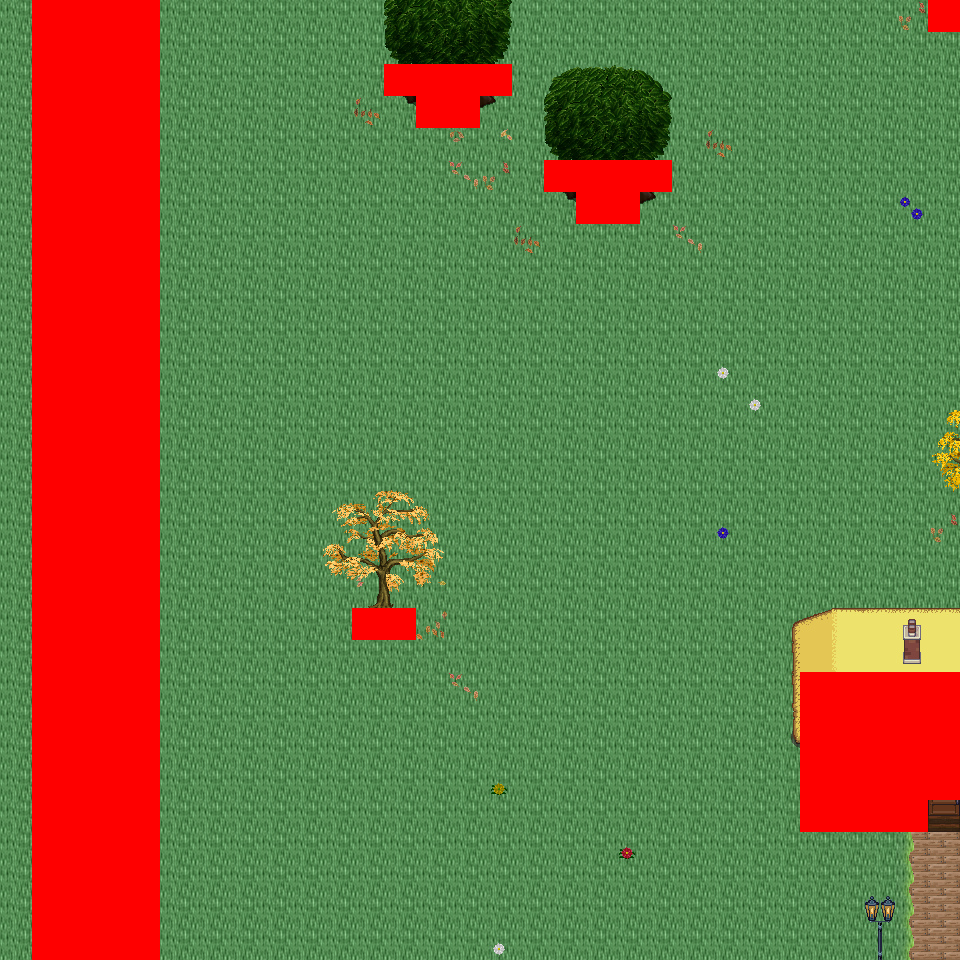

Tiled map render using the project's own tile images. Description and the map definition, with tile-layer contents summarised, below:
An orthogonal 30x30 tile map with 32x32 px tiles, 6 tile layers (Ground, Object, Object2, Above, ...), 42 tilesets and 7 objects (7x mapExit).

<map version="1.0" orientation="orthogonal" renderorder="right-down" width="30" height="30" tilewidth="32" tileheight="32" nextobjectid="8">
  <tileset firstgid="1" name="tileset_logic_collision" tilewidth="32" tileheight="32" tilecount="1" columns="1">
    <image source="../drawable/tileset_logic_collision.png" width="32" height="32" />
  </tileset>
  <tileset firstgid="2" name="tileset_ground_ground" tilewidth="32" tileheight="32" tilecount="33" columns="3">
    <image source="../drawable/tileset_ground_ground.png" width="96" height="352" />
  </tileset>
  <tileset firstgid="35" name="tileset_building_castle" tilewidth="32" tileheight="32" tilecount="320" columns="20">
    <image source="../drawable/tileset_building_castle.png" width="640" height="512" />
  </tileset>
  <tileset firstgid="355" name="tileset_item_weapon_cannon" tilewidth="32" tileheight="32" tilecount="12" columns="3">
    <image source="../drawable/tileset_item_weapon_cannon.png" width="96" height="128" />
  </tileset>
  <tileset firstgid="367" name="tileset_item_pot_barrels_1" tilewidth="32" tileheight="32" tilecount="8" columns="4">
    <image source="../drawable/tileset_item_pot_barrels_1.png" width="128" height="64" />
  </tileset>
  <tileset firstgid="375" name="tileset_ground_water_pool" tilewidth="32" tileheight="32" tilecount="72" columns="3">
    <image source="../drawable/tileset_ground_water_pool.png" width="96" height="768" />
  </tileset>
  <tileset firstgid="447" name="tileset_ground_earth_edges" tilewidth="32" tileheight="32" tilecount="18" columns="6">
    <image source="../drawable/tileset_ground_earth_edges.png" width="192" height="96" />
  </tileset>
  <tileset firstgid="465" name="tileset_ground_grass_edges" tilewidth="32" tileheight="32" tilecount="36" columns="12">
    <image source="../drawable/tileset_ground_grass_edges.png" width="384" height="96" />
  </tileset>
  <tileset firstgid="501" name="tileset_ground_grass_corners" tilewidth="32" tileheight="32" tilecount="24" columns="6">
    <image source="../drawable/tileset_ground_grass_corners.png" width="192" height="128" />
  </tileset>
  <tileset firstgid="525" name="tileset_plant_tree_tree_darkgreen" tilewidth="32" tileheight="32" tilecount="88" columns="8">
    <image source="../drawable/tileset_plant_tree_tree_darkgreen.png" width="256" height="352" />
  </tileset>
  <tileset firstgid="613" name="tileset_plant_stump_stump_vertical" tilewidth="32" tileheight="32" tilecount="1" columns="1">
    <image source="../drawable/tileset_plant_stump_stump_vertical.png" width="32" height="32" />
  </tileset>
  <tileset firstgid="614" name="tileset_building_decoration_pool" tilewidth="32" tileheight="32" tilecount="9" columns="3">
    <image source="../drawable/tileset_building_decoration_pool.png" width="96" height="96" />
  </tileset>
  <tileset firstgid="623" name="tileset_plant_vine" tilewidth="32" tileheight="32" tilecount="3" columns="1">
    <image source="../drawable/tileset_plant_vine.png" width="32" height="96" />
  </tileset>
  <tileset firstgid="626" name="tileset_plant_flower_leafy_daisy_red" tilewidth="32" tileheight="32" tilecount="8" columns="2">
    <image source="../drawable/tileset_plant_flower_leafy_daisy_red.png" width="64" height="128" />
  </tileset>
  <tileset firstgid="634" name="tileset_plant_flower_daisy_blue" tilewidth="32" tileheight="32" tilecount="8" columns="2">
    <image source="../drawable/tileset_plant_flower_daisy_blue.png" width="64" height="128" />
  </tileset>
  <tileset firstgid="642" name="tileset_plant_flower_daisy_white" tilewidth="32" tileheight="32" tilecount="8" columns="2">
    <image source="../drawable/tileset_plant_flower_daisy_white.png" width="64" height="128" />
  </tileset>
  <tileset firstgid="650" name="tileset_plant_flower_leafy_daisy_yellow" tilewidth="32" tileheight="32" tilecount="8" columns="2">
    <image source="../drawable/tileset_plant_flower_leafy_daisy_yellow.png" width="64" height="128" />
  </tileset>
  <tileset firstgid="658" name="tileset_plant_flower_foxgloves" tilewidth="32" tileheight="32" tilecount="4" columns="2">
    <image source="../drawable/tileset_plant_flower_foxgloves.png" width="64" height="64" />
  </tileset>
  <tileset firstgid="662" name="tileset_plant_tree_locust_tree" tilewidth="32" tileheight="32" tilecount="20" columns="4">
    <image source="../drawable/tileset_plant_tree_locust_tree.png" width="128" height="160" />
  </tileset>
  <tileset firstgid="682" name="tileset_furniture_chair_bench_iron" tilewidth="32" tileheight="32" tilecount="4" columns="2">
    <image source="../drawable/tileset_furniture_chair_bench_iron.png" width="64" height="64" />
  </tileset>
  <tileset firstgid="686" name="tileset_item_statue_seahorse" tilewidth="32" tileheight="32" tilecount="12" columns="4">
    <image source="../drawable/tileset_item_statue_seahorse.png" width="128" height="96" />
  </tileset>
  <tileset firstgid="698" name="tileset_building_decoration_chimney_brown_stacks" tilewidth="32" tileheight="32" tilecount="2" columns="1">
    <image source="../drawable/tileset_building_decoration_chimney_brown_stacks.png" width="32" height="64" />
  </tileset>
  <tileset firstgid="700" name="tileset_plant_flower_small_flower_bed_2" tilewidth="32" tileheight="32" tilecount="12" columns="3">
    <image source="../drawable/tileset_plant_flower_small_flower_bed_2.png" width="96" height="128" />
  </tileset>
  <tileset firstgid="712" name="tileset_plant_flower_flower_bed_1" tilewidth="32" tileheight="32" tilecount="35" columns="7">
    <image source="../drawable/tileset_plant_flower_flower_bed_1.png" width="224" height="160" />
  </tileset>
  <tileset firstgid="747" name="tileset_plant_flower_pointed_yellow" tilewidth="32" tileheight="32" tilecount="2" columns="2">
    <image source="../drawable/tileset_plant_flower_pointed_yellow.png" width="64" height="32" />
  </tileset>
  <tileset firstgid="749" name="tileset_plant_flower_red_white" tilewidth="32" tileheight="32" tilecount="16" columns="4">
    <image source="../drawable/tileset_plant_flower_red_white.png" width="128" height="128" />
  </tileset>
  <tileset firstgid="765" name="tileset_building_decoration_chimney" tilewidth="32" tileheight="32" tilecount="2" columns="1">
    <image source="../drawable/tileset_building_decoration_chimney.png" width="32" height="64" />
  </tileset>
  <tileset firstgid="767" name="tileset_furniture_light_lamp_blue" tilewidth="32" tileheight="32" tilecount="3" columns="1">
    <image source="../drawable/tileset_furniture_light_lamp_blue.png" width="32" height="96" />
  </tileset>
  <tileset firstgid="770" name="tileset_light_dim_light_7x5" tilewidth="32" tileheight="32" tilecount="35" columns="7">
    <image source="../drawable/tileset_light_dim_light_7x5.png" width="224" height="160" />
  </tileset>
  <tileset firstgid="805" name="tileset_plant_tree_fall_trees" tilewidth="32" tileheight="32" tilecount="40" columns="8">
    <image source="../drawable/tileset_plant_tree_fall_trees.png" width="256" height="160" />
  </tileset>
  <tileset firstgid="845" name="tileset_logic_item_resources" tilewidth="32" tileheight="32" tilecount="6" columns="6">
    <image source="../drawable/tileset_logic_item_resources.png" width="192" height="32" />
  </tileset>
  <tileset firstgid="851" name="tileset_logic_item_mushroom" tilewidth="32" tileheight="32" tilecount="6" columns="6">
    <image source="../drawable/tileset_logic_item_mushroom.png" width="192" height="32" />
  </tileset>
  <tileset firstgid="857" name="tileset_logic_creature_animal" tilewidth="32" tileheight="32" tilecount="32" columns="8">
    <image source="../drawable/tileset_logic_creature_animal.png" width="256" height="128" />
  </tileset>
  <tileset firstgid="889" name="tileset_plant_leaves" tilewidth="32" tileheight="32" tilecount="8" columns="4">
    <image source="../drawable/tileset_plant_leaves.png" width="128" height="64" />
  </tileset>
  <tileset firstgid="897" name="tileset_plant_flower_planted_containers" tilewidth="32" tileheight="32" tilecount="16" columns="4">
    <image source="../drawable/tileset_plant_flower_planted_containers.png" width="128" height="128" />
  </tileset>
  <tileset firstgid="913" name="tileset_building_decoration_banner" tilewidth="32" tileheight="32" tilecount="12" columns="1">
    <image source="../drawable/tileset_building_decoration_banner.png" width="32" height="384" />
  </tileset>
  <tileset firstgid="925" name="tileset_building_cottage" tilewidth="32" tileheight="32" tilecount="256" columns="16">
    <image source="../drawable/tileset_building_cottage.png" width="512" height="512" />
  </tileset>
  <tileset firstgid="1181" name="tileset_logic_portal" tilewidth="32" tileheight="32" tilecount="24" columns="8">
    <image source="../drawable/tileset_logic_portal.png" width="256" height="96" />
  </tileset>
  <tileset firstgid="1205" name="tileset_building_door_doors" tilewidth="32" tileheight="32" tilecount="256" columns="16">
    <image source="../drawable/tileset_building_door_doors.png" width="512" height="512" />
  </tileset>
  <tileset firstgid="1461" name="tileset_building_roof_thatched_roof" tilewidth="32" tileheight="32" tilecount="256" columns="16">
    <image source="../drawable/tileset_building_roof_thatched_roof.png" width="512" height="512" />
  </tileset>
  <tileset firstgid="1717" name="tileset_building_window_windows" tilewidth="32" tileheight="32" tilecount="256" columns="16">
    <image source="../drawable/tileset_building_window_windows.png" width="512" height="512" />
  </tileset>
  <tileset firstgid="1973" name="tileset_ground_ground_3" tilewidth="32" tileheight="32" tilecount="5" columns="5">
    <image source="../drawable/tileset_ground_ground_3.png" width="160" height="32" />
  </tileset>
  <layer name="Ground" width="30" height="30">
    <data>[900 cells, 900 non-empty, 5 distinct tile ids]</data>
  </layer>
  <layer name="Object" width="30" height="30">
    <data>[900 cells, 45 non-empty, 23 distinct tile ids]</data>
  </layer>
  <layer name="Object2" width="30" height="30">
    <data>[900 cells, 28 non-empty, 18 distinct tile ids]</data>
  </layer>
  <layer name="Above" width="30" height="30">
    <data>[900 cells, 72 non-empty, 50 distinct tile ids]</data>
  </layer>
  <layer name="Above2" width="30" height="30">
    <data>[900 cells, 2 non-empty, 2 distinct tile ids]</data>
  </layer>
  <layer name="Walkable" width="30" height="30">
    <data>[900 cells, 159 non-empty, 1 distinct tile ids]</data>
  </layer>
  <objectgroup name="MapEvents">
    <object id="1" name="north" type="mapExit" x="0" y="0" width="32" height="32">
      <properties>
        <property name="map" value="level_0_x1_y59" />
        <property name="x" value="0" />
        <property name="y" value="28" />
      </properties>
    </object>
    <object id="2" name="north2" type="mapExit" x="160" y="0" width="768" height="32">
      <properties>
        <property name="map" value="level_0_x1_y59" />
        <property name="x" value="5" />
        <property name="y" value="28" />
      </properties>
    </object>
    <object id="3" name="south" type="mapExit" x="0" y="928" width="32" height="32">
      <properties>
        <property name="map" value="level_0_x1_y61" />
        <property name="x" value="0" />
        <property name="y" value="1" />
      </properties>
    </object>
    <object id="4" name="south2" type="mapExit" x="160" y="928" width="800" height="32">
      <properties>
        <property name="map" value="level_0_x1_y61" />
        <property name="x" value="5" />
        <property name="y" value="1" />
      </properties>
    </object>
    <object id="5" name="west" type="mapExit" x="0" y="0" width="32" height="960">
      <properties>
        <property name="map" value="level_0_x0_y60" />
        <property name="x" value="28" />
        <property name="y" value="0" />
      </properties>
    </object>
    <object id="6" name="east" type="mapExit" x="928" y="32" width="32" height="640">
      <properties>
        <property name="map" value="level_0_x2_y60" />
        <property name="x" value="1" />
        <property name="y" value="1" />
      </properties>
    </object>
    <object id="7" name="east2" type="mapExit" x="928" y="800" width="32" height="160">
      <properties>
        <property name="map" value="level_0_x2_y60" />
        <property name="x" value="1" />
        <property name="y" value="25" />
      </properties>
    </object>
  </objectgroup>
</map>
